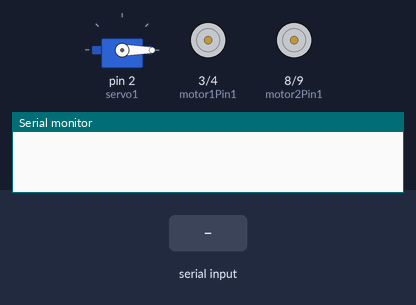
This sketch was run on a simulated Arduino Uno, built with avr-gcc and run on an emulated ATmega328P. Shown: servo, motor-driver pin pairs drawn as motors (green arrow = first pin HIGH = forward, orange = second pin HIGH = backward, longer = more drive, scaled by the enable pin), the last lines printed to the serial monitor. Inputs (shaded band) come from the test bench.

Above: at 1.2 s.
1.3 s: "F" received over the second serial link
At 1.7 s:
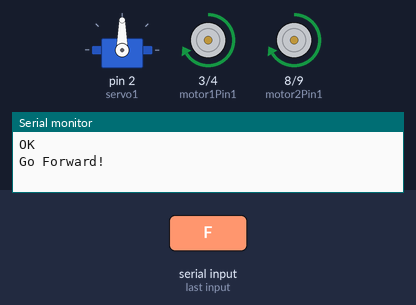
2.8 s: "R" received over the second serial link
At 3.7 s:
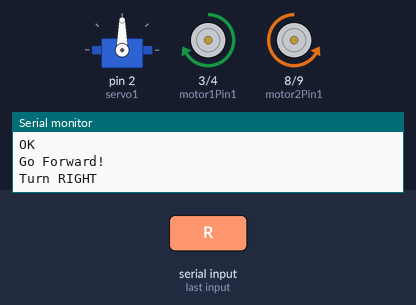
4.3 s: "L" received over the second serial link
At 4.8 s:
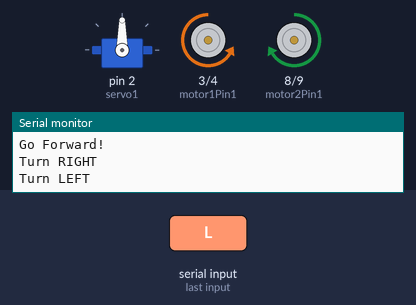
5.8 s: "S" received over the second serial link
At 7.0 s:
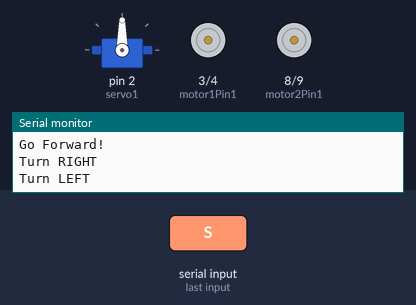
7.3 s: "B" received over the second serial link
At 8.3 s:
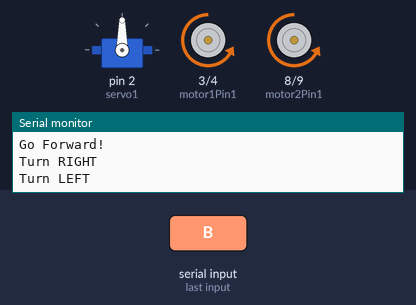
Timing chart, 0 to 9.8 s (numbered marks = the images above; inputs shaded):
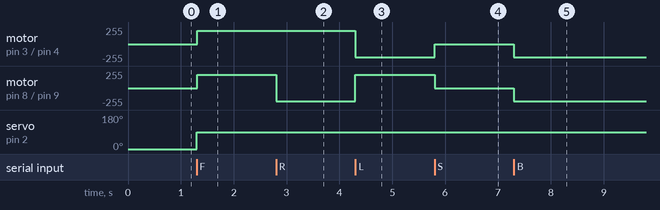

Measured:
- after the input at 1.3 s, motor on pin 3 (motor1Pin1) / pin 4 (motor1Pin2), motor on pin 8 (motor2Pin1) / pin 9 (motor2Pin2): stopped → forward 200/255 at once; servo on pin 2 (servo1): 0° → 90° at once
- after the input at 2.8 s, motor on pin 8 (motor2Pin1) / pin 9 (motor2Pin2): forward 200/255 → backward 200/255 at once
- after the input at 4.3 s, motor on pin 3 (motor1Pin1) / pin 4 (motor1Pin2): forward 200/255 → backward 200/255 at once; motor on pin 8 (motor2Pin1) / pin 9 (motor2Pin2): backward 200/255 → forward 200/255 at once
- after the input at 5.8 s, motor on pin 3 (motor1Pin1) / pin 4 (motor1Pin2): backward 200/255 → stopped at once; motor on pin 8 (motor2Pin1) / pin 9 (motor2Pin2): forward 200/255 → stopped at once
- after the input at 7.3 s, motor on pin 3 (motor1Pin1) / pin 4 (motor1Pin2), motor on pin 8 (motor2Pin1) / pin 9 (motor2Pin2): stopped → backward 200/255 at once

The sketch:

code.ino
```cpp
#include <SoftwareSerial.h>
#include <Servo.h>
int motor1Pin1 = 3;
int motor1Pin2 = 4;
int enable1Pin = 6;
int motor2Pin1 = 8;
int motor2Pin2 = 9;
int enable2Pin = 11;
int bluetoothTx = 5;
int bluetoothRx = 7;
Servo servo1;

SoftwareSerial bluetooth(bluetoothTx, bluetoothRx);
int state;
int flag = 0;
int stateStop = 0;
void setup() {

  pinMode(motor1Pin1, OUTPUT);
  pinMode(motor1Pin2, OUTPUT);
  pinMode(enable1Pin, OUTPUT);
  pinMode(motor2Pin1, OUTPUT);
  pinMode(motor2Pin2, OUTPUT);
  pinMode(enable2Pin, OUTPUT);
  servo1.attach(2);

 analogWrite(enable1Pin, 200);
 analogWrite(enable2Pin, 200);

Serial.begin(9600);
  bluetooth.begin(9600);
  servo1.write(0);

}

void loop() {

  while (bluetooth.available() == 0)
  {}

  state = bluetooth.read();
  flag = 0;


  if (state == 'F') {
    servo1.write(90);

    delay(10);
    digitalWrite(motor1Pin1, HIGH);
    digitalWrite(motor1Pin2, LOW);
    digitalWrite(motor2Pin1, HIGH);
    digitalWrite(motor2Pin2, LOW);
    Serial.println("OK");
    if (flag == 0) {
      Serial.println("Go Forward!");
      flag = 1;
    }
  }


  else if (state == 'R') {
    digitalWrite(motor1Pin1, HIGH);
    digitalWrite(motor1Pin2, LOW);
    digitalWrite(motor2Pin1, LOW);
    digitalWrite(motor2Pin2, HIGH);
    if (flag == 0) {
      Serial.println("Turn RIGHT");
      flag = 1;
    }
    delay(1500);
    state = 3;
    stateStop = 1;
  }
else if (state == 'L') {
    digitalWrite(motor1Pin1, LOW);
    digitalWrite(motor1Pin2,HIGH);
    digitalWrite(motor2Pin1, HIGH);
    digitalWrite(motor2Pin2, LOW);
    if (flag == 0) {
      Serial.println("Turn LEFT");
      flag = 1;
    }
    delay(1500);
    state = 3;
    stateStop = 1;
  }
  else if (state == 'S' || stateStop == 1) {
    digitalWrite(motor1Pin1, LOW);
    digitalWrite(motor1Pin2, LOW);
     digitalWrite(motor2Pin1, LOW);
    digitalWrite(motor2Pin2, LOW);
    if (flag == 0) {

      flag = 1;
    }
    stateStop = 0;
  }


  else if (state == 'S') {
    digitalWrite(motor1Pin1, LOW);
    digitalWrite(motor1Pin2, LOW);
    digitalWrite(motor2Pin1, LOW);
    digitalWrite(motor2Pin2, LOW);
    if (flag == 0) {

      flag = 1;
    }
    delay(1500);
    state = 3;
    stateStop = 1;
  }

  else if (state == 'B') {
    digitalWrite(motor1Pin1, LOW);
    digitalWrite(motor1Pin2, HIGH);
    digitalWrite(motor2Pin1, LOW);
    digitalWrite(motor2Pin2, HIGH);
    if (flag == 0) {

      flag = 1;
    }
  }

}
```
